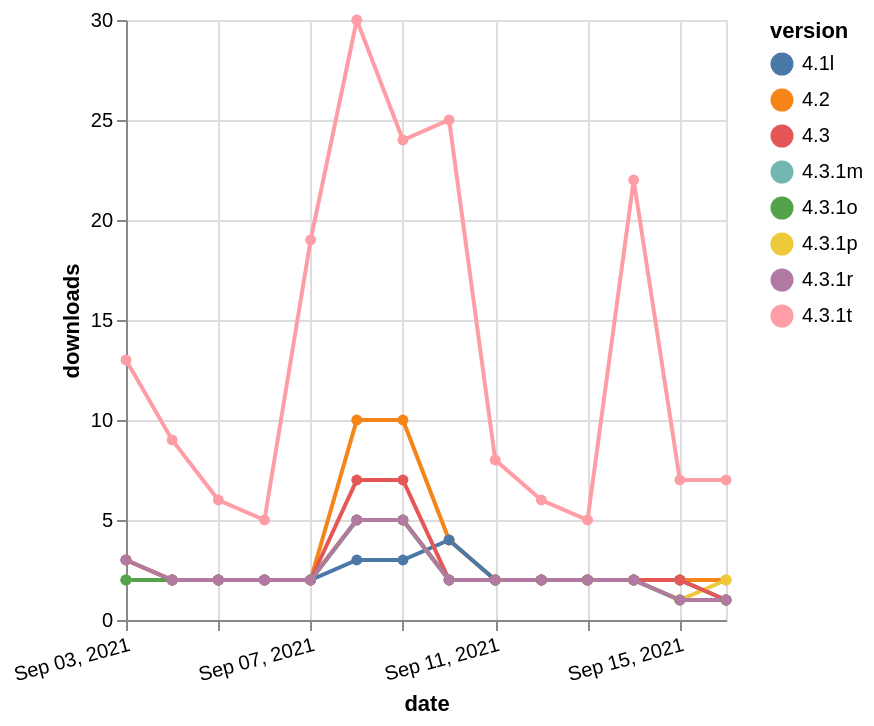

This figure's Vega-Lite source:
### Vega-Lite specification from a JSON file in a GitHub repository (floating-point values rounded to 4 significant figures)
{"$schema": "https://vega.github.io/schema/vega-lite/v5.json", "description": "A simple bar chart with embedded data.", "data": {"values": [{"date": "2021-09-03", "total": 4325, "delta": 3, "version": "4.2"}, {"date": "2021-09-04", "total": 4327, "delta": 2, "version": "4.2"}, {"date": "2021-09-05", "total": 4329, "delta": 2, "version": "4.2"}, {"date": "2021-09-06", "total": 4331, "delta": 2, "version": "4.2"}, {"date": "2021-09-07", "total": 4333, "delta": 2, "version": "4.2"}, {"date": "2021-09-08", "total": 4343, "delta": 10, "version": "4.2"}, {"date": "2021-09-09", "total": 4353, "delta": 10, "version": "4.2"}, {"date": "2021-09-10", "total": 4357, "delta": 4, "version": "4.2"}, {"date": "2021-09-11", "total": 4359, "delta": 2, "version": "4.2"}, {"date": "2021-09-12", "total": 4361, "delta": 2, "version": "4.2"}, {"date": "2021-09-13", "total": 4363, "delta": 2, "version": "4.2"}, {"date": "2021-09-14", "total": 4365, "delta": 2, "version": "4.2"}, {"date": "2021-09-15", "total": 4367, "delta": 2, "version": "4.2"}, {"date": "2021-09-16", "total": 4369, "delta": 2, "version": "4.2"}, {"date": "2021-09-03", "total": 3012, "delta": 2, "version": "4.1l"}, {"date": "2021-09-04", "total": 3014, "delta": 2, "version": "4.1l"}, {"date": "2021-09-05", "total": 3016, "delta": 2, "version": "4.1l"}, {"date": "2021-09-06", "total": 3018, "delta": 2, "version": "4.1l"}, {"date": "2021-09-07", "total": 3020, "delta": 2, "version": "4.1l"}, {"date": "2021-09-08", "total": 3023, "delta": 3, "version": "4.1l"}, {"date": "2021-09-09", "total": 3026, "delta": 3, "version": "4.1l"}, {"date": "2021-09-10", "total": 3030, "delta": 4, "version": "4.1l"}, {"date": "2021-09-11", "total": 3032, "delta": 2, "version": "4.1l"}, {"date": "2021-09-12", "total": 3034, "delta": 2, "version": "4.1l"}, {"date": "2021-09-13", "total": 3036, "delta": 2, "version": "4.1l"}, {"date": "2021-09-14", "total": 3038, "delta": 2, "version": "4.1l"}, {"date": "2021-09-15", "total": 3040, "delta": 2, "version": "4.1l"}, {"date": "2021-09-16", "total": 3041, "delta": 1, "version": "4.1l"}, {"date": "2021-09-03", "total": 3585, "delta": 2, "version": "4.3.1m"}, {"date": "2021-09-04", "total": 3587, "delta": 2, "version": "4.3.1m"}, {"date": "2021-09-05", "total": 3589, "delta": 2, "version": "4.3.1m"}, {"date": "2021-09-06", "total": 3591, "delta": 2, "version": "4.3.1m"}, {"date": "2021-09-07", "total": 3593, "delta": 2, "version": "4.3.1m"}, {"date": "2021-09-08", "total": 3598, "delta": 5, "version": "4.3.1m"}, {"date": "2021-09-09", "total": 3603, "delta": 5, "version": "4.3.1m"}, {"date": "2021-09-10", "total": 3605, "delta": 2, "version": "4.3.1m"}, {"date": "2021-09-11", "total": 3607, "delta": 2, "version": "4.3.1m"}, {"date": "2021-09-12", "total": 3609, "delta": 2, "version": "4.3.1m"}, {"date": "2021-09-13", "total": 3611, "delta": 2, "version": "4.3.1m"}, {"date": "2021-09-14", "total": 3613, "delta": 2, "version": "4.3.1m"}, {"date": "2021-09-15", "total": 3614, "delta": 1, "version": "4.3.1m"}, {"date": "2021-09-16", "total": 3615, "delta": 1, "version": "4.3.1m"}, {"date": "2021-09-03", "total": 4277, "delta": 2, "version": "4.3.1p"}, {"date": "2021-09-04", "total": 4279, "delta": 2, "version": "4.3.1p"}, {"date": "2021-09-05", "total": 4281, "delta": 2, "version": "4.3.1p"}, {"date": "2021-09-06", "total": 4283, "delta": 2, "version": "4.3.1p"}, {"date": "2021-09-07", "total": 4285, "delta": 2, "version": "4.3.1p"}, {"date": "2021-09-08", "total": 4290, "delta": 5, "version": "4.3.1p"}, {"date": "2021-09-09", "total": 4295, "delta": 5, "version": "4.3.1p"}, {"date": "2021-09-10", "total": 4297, "delta": 2, "version": "4.3.1p"}, {"date": "2021-09-11", "total": 4299, "delta": 2, "version": "4.3.1p"}, {"date": "2021-09-12", "total": 4301, "delta": 2, "version": "4.3.1p"}, {"date": "2021-09-13", "total": 4303, "delta": 2, "version": "4.3.1p"}, {"date": "2021-09-14", "total": 4305, "delta": 2, "version": "4.3.1p"}, {"date": "2021-09-15", "total": 4306, "delta": 1, "version": "4.3.1p"}, {"date": "2021-09-16", "total": 4308, "delta": 2, "version": "4.3.1p"}, {"date": "2021-09-03", "total": 4749, "delta": 3, "version": "4.3"}, {"date": "2021-09-04", "total": 4751, "delta": 2, "version": "4.3"}, {"date": "2021-09-05", "total": 4753, "delta": 2, "version": "4.3"}, {"date": "2021-09-06", "total": 4755, "delta": 2, "version": "4.3"}, {"date": "2021-09-07", "total": 4757, "delta": 2, "version": "4.3"}, {"date": "2021-09-08", "total": 4764, "delta": 7, "version": "4.3"}, {"date": "2021-09-09", "total": 4771, "delta": 7, "version": "4.3"}, {"date": "2021-09-10", "total": 4773, "delta": 2, "version": "4.3"}, {"date": "2021-09-11", "total": 4775, "delta": 2, "version": "4.3"}, {"date": "2021-09-12", "total": 4777, "delta": 2, "version": "4.3"}, {"date": "2021-09-13", "total": 4779, "delta": 2, "version": "4.3"}, {"date": "2021-09-14", "total": 4781, "delta": 2, "version": "4.3"}, {"date": "2021-09-15", "total": 4783, "delta": 2, "version": "4.3"}, {"date": "2021-09-16", "total": 4784, "delta": 1, "version": "4.3"}, {"date": "2021-09-03", "total": 3523, "delta": 2, "version": "4.3.1o"}, {"date": "2021-09-04", "total": 3525, "delta": 2, "version": "4.3.1o"}, {"date": "2021-09-05", "total": 3527, "delta": 2, "version": "4.3.1o"}, {"date": "2021-09-06", "total": 3529, "delta": 2, "version": "4.3.1o"}, {"date": "2021-09-07", "total": 3531, "delta": 2, "version": "4.3.1o"}, {"date": "2021-09-08", "total": 3536, "delta": 5, "version": "4.3.1o"}, {"date": "2021-09-09", "total": 3541, "delta": 5, "version": "4.3.1o"}, {"date": "2021-09-10", "total": 3543, "delta": 2, "version": "4.3.1o"}, {"date": "2021-09-11", "total": 3545, "delta": 2, "version": "4.3.1o"}, {"date": "2021-09-12", "total": 3547, "delta": 2, "version": "4.3.1o"}, {"date": "2021-09-13", "total": 3549, "delta": 2, "version": "4.3.1o"}, {"date": "2021-09-14", "total": 3551, "delta": 2, "version": "4.3.1o"}, {"date": "2021-09-15", "total": 3552, "delta": 1, "version": "4.3.1o"}, {"date": "2021-09-16", "total": 3553, "delta": 1, "version": "4.3.1o"}, {"date": "2021-09-03", "total": 15611, "delta": 13, "version": "4.3.1t"}, {"date": "2021-09-04", "total": 15620, "delta": 9, "version": "4.3.1t"}, {"date": "2021-09-05", "total": 15626, "delta": 6, "version": "4.3.1t"}, {"date": "2021-09-06", "total": 15631, "delta": 5, "version": "4.3.1t"}, {"date": "2021-09-07", "total": 15650, "delta": 19, "version": "4.3.1t"}, {"date": "2021-09-08", "total": 15680, "delta": 30, "version": "4.3.1t"}, {"date": "2021-09-09", "total": 15704, "delta": 24, "version": "4.3.1t"}, {"date": "2021-09-10", "total": 15729, "delta": 25, "version": "4.3.1t"}, {"date": "2021-09-11", "total": 15737, "delta": 8, "version": "4.3.1t"}, {"date": "2021-09-12", "total": 15743, "delta": 6, "version": "4.3.1t"}, {"date": "2021-09-13", "total": 15748, "delta": 5, "version": "4.3.1t"}, {"date": "2021-09-14", "total": 15770, "delta": 22, "version": "4.3.1t"}, {"date": "2021-09-15", "total": 15777, "delta": 7, "version": "4.3.1t"}, {"date": "2021-09-16", "total": 15784, "delta": 7, "version": "4.3.1t"}, {"date": "2021-09-03", "total": 4201, "delta": 3, "version": "4.3.1r"}, {"date": "2021-09-04", "total": 4203, "delta": 2, "version": "4.3.1r"}, {"date": "2021-09-05", "total": 4205, "delta": 2, "version": "4.3.1r"}, {"date": "2021-09-06", "total": 4207, "delta": 2, "version": "4.3.1r"}, {"date": "2021-09-07", "total": 4209, "delta": 2, "version": "4.3.1r"}, {"date": "2021-09-08", "total": 4214, "delta": 5, "version": "4.3.1r"}, {"date": "2021-09-09", "total": 4219, "delta": 5, "version": "4.3.1r"}, {"date": "2021-09-10", "total": 4221, "delta": 2, "version": "4.3.1r"}, {"date": "2021-09-11", "total": 4223, "delta": 2, "version": "4.3.1r"}, {"date": "2021-09-12", "total": 4225, "delta": 2, "version": "4.3.1r"}, {"date": "2021-09-13", "total": 4227, "delta": 2, "version": "4.3.1r"}, {"date": "2021-09-14", "total": 4229, "delta": 2, "version": "4.3.1r"}, {"date": "2021-09-15", "total": 4230, "delta": 1, "version": "4.3.1r"}, {"date": "2021-09-16", "total": 4231, "delta": 1, "version": "4.3.1r"}]}, "width": "container", "mark": {"type": "line", "point": {"filled": true}}, "encoding": {"x": {"field": "date", "type": "temporal", "timeUnit": "yearmonthdate", "title": "date", "axis": {"labelAngle": -15}}, "y": {"field": "delta", "type": "quantitative", "title": "downloads"}, "color": {"field": "version", "type": "nominal"}, "tooltip": {"field": "delta"}}}
